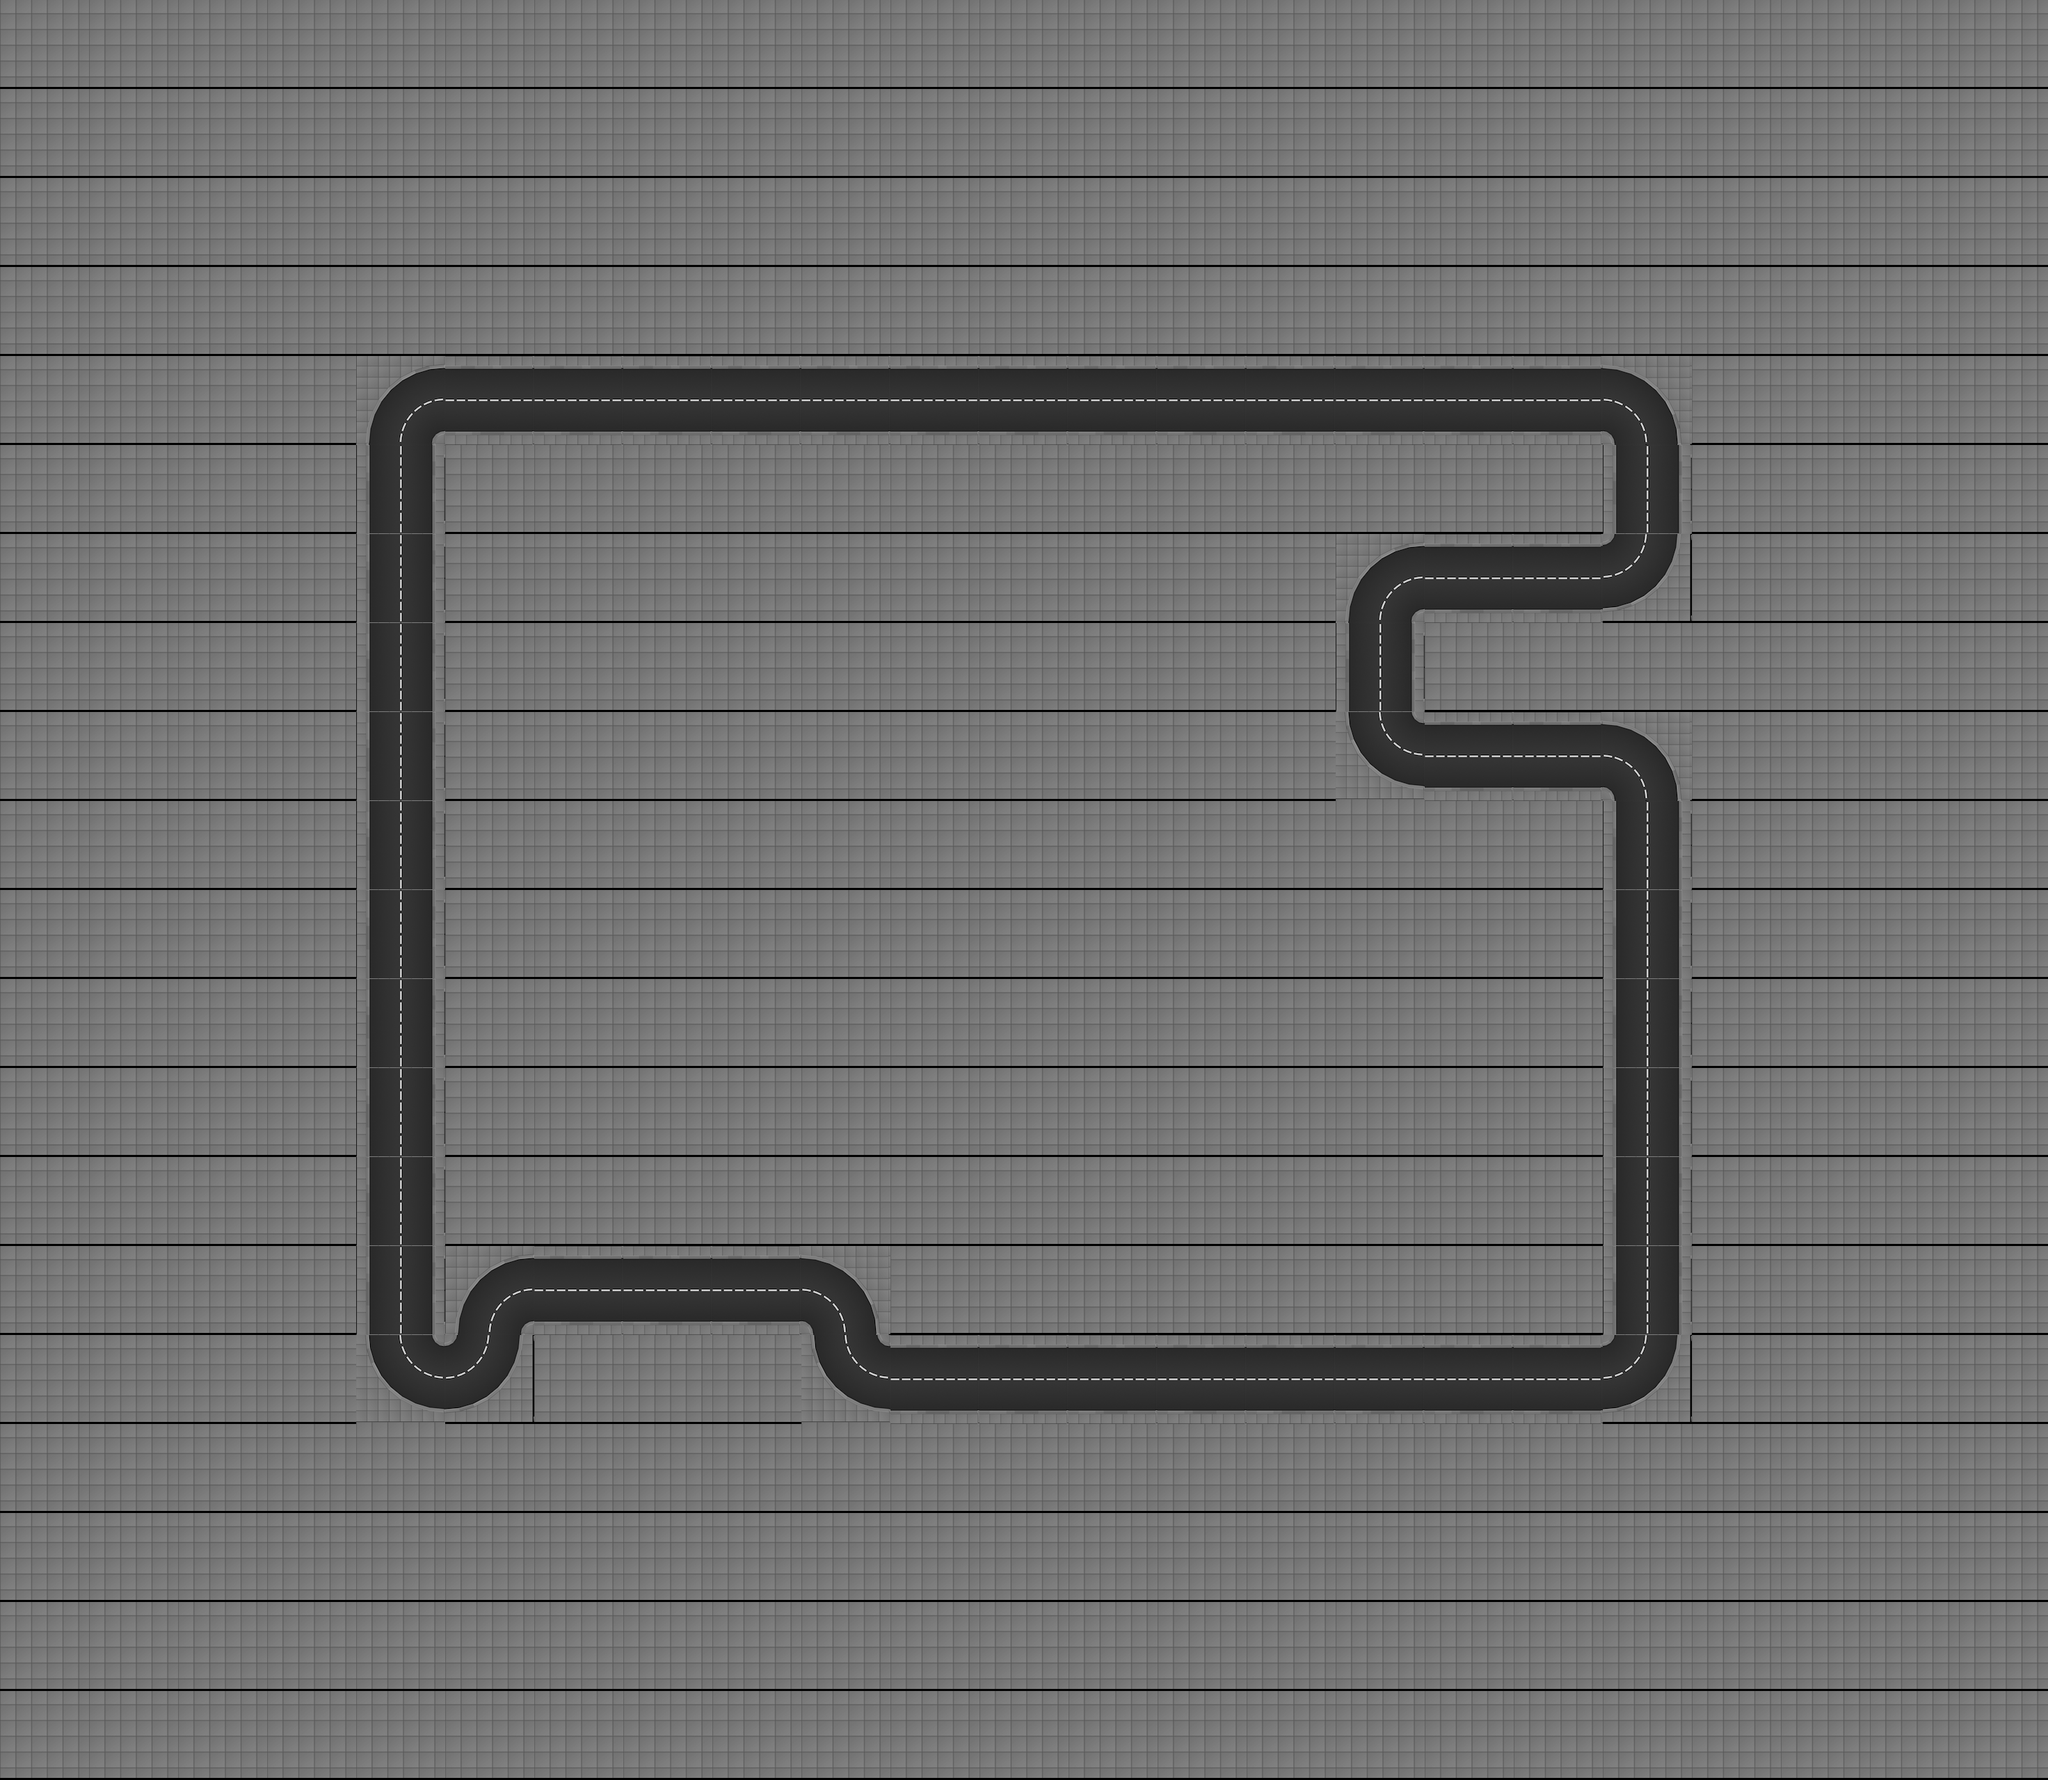

This game map was drawn from its Tiled (.tmx) file and the tilesets committed beside it. A one-line description and the trimmed map source follow:
An orthogonal 23x20 tile map with 128x128 px tiles, 1 tile layer (track), 2 tilesets and 418 objects (44x appartment_roof_01, 26x office_06_ground_floor, 26x office_06_floor, 17x appartment_ground_floor_01, 16x office_07_ground_floor, ...).

<map height="20" infinite="0" nextlayerid="1" nextobjectid="1" orientation="orthogonal" renderorder="right-down" tiledversion="1.2.2" tileheight="128" tilewidth="128" version="1.2" width="23"><tileset firstgid="1" source="../../gbResources/set_tiles.tsx" /><tileset firstgid="134" source="../../gbResources/set_objects.tsx" /><layer height="20" id="1" name="track" width="23"><data>[460 cells, 460 non-empty, 7 distinct tile ids]</data></layer><objectgroup id="1" name="walls"><object id="1" x="512" y="640"><polyline points="16,0 32,-64 64,-96 128,-112" /></object><object id="2" x="512" y="640"><polyline points="112,0 114,-8 120,-14 128,-16" /></object><object id="3" x="512" y="704.0"><polyline points="16,-64 16,64" /></object><object id="4" x="512" y="704.0"><polyline points="112,-64 112,64" /></object><object id="5" x="512" y="832.0"><polyline points="16,-64 16,64" /></object><object id="6" x="512" y="832.0"><polyline points="112,-64 112,64" /></object><object id="7" x="512" y="960.0"><polyline points="16,-64 16,64" /></object><object id="8" x="512" y="960.0"><polyline points="112,-64 112,64" /></object><object id="9" x="512" y="1088.0"><polyline points="16,-64 16,64" /></object><object id="10" x="512" y="1088.0"><polyline points="112,-64 112,64" /></object><object id="11" x="512" y="1216.0"><polyline points="16,-64 16,64" /></object><object id="12" x="512" y="1216.0"><polyline points="112,-64 112,64" /></object><object id="13" x="512" y="1344.0"><polyline points="16,-64 16,64" /></object><object id="14" x="512" y="1344.0"><polyline points="112,-64 112,64" /></object><object id="15" x="512" y="1472.0"><polyline points="16,-64 16,64" /></object><object id="16" x="512" y="1472.0"><polyline points="112,-64 112,64" /></object><object id="17" x="512" y="1600.0"><polyline points="16,-64 16,64" /></object><object id="18" x="512" y="1600.0"><polyline points="112,-64 112,64" /></object><object id="19" x="512" y="1728.0"><polyline points="16,-64 16,64" /></object><object id="20" x="512" y="1728.0"><polyline points="112,-64 112,64" /></object><object id="21" x="512" y="1856.0"><polyline points="16,-64 16,64" /></object><object id="22" x="512" y="1856.0"><polyline points="112,-64 112,64" /></object><object id="23" x="512" y="2048"><polyline points="16,-128 32,-64 64,-32 128,-16" /></object><object id="24" x="512" y="2048"><polyline points="112,-128 114,-120 120,-114 128,-112" /></object><object id="25" x="640" y="592.0"><polyline points="0,-64 128,-64" /></object><object id="26" x="640" y="560.0"><polyline points="0,64 128,64" /></object><object id="27" x="640" y="1920"><polyline points="16,0 32,-64 64,-96 128,-112" /></object><object id="28" x="640" y="1920"><polyline points="112,0 114,-8 120,-14 128,-16" /></object><object id="29" x="640" y="2048"><polyline points="112,-128 96,-64 64,-32 0,-16" /></object><object id="30" x="640" y="2048"><polyline points="16,-128 14,-120 8,-114 0,-112" /></object><object id="31" x="768" y="592.0"><polyline points="0,-64 128,-64" /></object><object id="32" x="768" y="560.0"><polyline points="0,64 128,64" /></object><object id="33" x="768" y="1872.0"><polyline points="0,-64 128,-64" /></object><object id="34" x="768" y="1840.0"><polyline points="0,64 128,64" /></object><object id="35" x="896" y="592.0"><polyline points="0,-64 128,-64" /></object><object id="36" x="896" y="560.0"><polyline points="0,64 128,64" /></object><object id="37" x="896" y="1872.0"><polyline points="0,-64 128,-64" /></object><object id="38" x="896" y="1840.0"><polyline points="0,64 128,64" /></object><object id="39" x="1024" y="592.0"><polyline points="0,-64 128,-64" /></object><object id="40" x="1024" y="560.0"><polyline points="0,64 128,64" /></object><object id="41" x="1024" y="1872.0"><polyline points="0,-64 128,-64" /></object><object id="42" x="1024" y="1840.0"><polyline points="0,64 128,64" /></object><object id="43" x="1152" y="592.0"><polyline points="0,-64 128,-64" /></object><object id="44" x="1152" y="560.0"><polyline points="0,64 128,64" /></object><object id="45" x="1152" y="1920"><polyline points="0,-112 64,-96 96,-64 112,0" /></object><object id="46" x="1152" y="1920"><polyline points="0,-16 8,-14 14,-8 16,0" /></object><object id="47" x="1152" y="2048"><polyline points="16,-128 32,-64 64,-32 128,-16" /></object><object id="48" x="1152" y="2048"><polyline points="112,-128 114,-120 120,-114 128,-112" /></object><object id="49" x="1280" y="592.0"><polyline points="0,-64 128,-64" /></object><object id="50" x="1280" y="560.0"><polyline points="0,64 128,64" /></object><object id="51" x="1280" y="2000.0"><polyline points="0,-64 128,-64" /></object><object id="52" x="1280" y="1968.0"><polyline points="0,64 128,64" /></object><object id="53" x="1408" y="592.0"><polyline points="0,-64 128,-64" /></object><object id="54" x="1408" y="560.0"><polyline points="0,64 128,64" /></object><object id="55" x="1408" y="2000.0"><polyline points="0,-64 128,-64" /></object><object id="56" x="1408" y="1968.0"><polyline points="0,64 128,64" /></object><object id="57" x="1536" y="592.0"><polyline points="0,-64 128,-64" /></object><object id="58" x="1536" y="560.0"><polyline points="0,64 128,64" /></object><object id="59" x="1536" y="2000.0"><polyline points="0,-64 128,-64" /></object><object id="60" x="1536" y="1968.0"><polyline points="0,64 128,64" /></object><object id="61" x="1664" y="592.0"><polyline points="0,-64 128,-64" /></object><object id="62" x="1664" y="560.0"><polyline points="0,64 128,64" /></object><object id="63" x="1664" y="2000.0"><polyline points="0,-64 128,-64" /></object><object id="64" x="1664" y="1968.0"><polyline points="0,64 128,64" /></object><object id="65" x="1792" y="592.0"><polyline points="0,-64 128,-64" /></object><object id="66" x="1792" y="560.0"><polyline points="0,64 128,64" /></object><object id="67" x="1792" y="2000.0"><polyline points="0,-64 128,-64" /></object><object id="68" x="1792" y="1968.0"><polyline points="0,64 128,64" /></object><object id="69" x="1920" y="592.0"><polyline points="0,-64 128,-64" /></object><object id="70" x="1920" y="560.0"><polyline points="0,64 128,64" /></object><object id="71" x="1920" y="896"><polyline points="16,0 32,-64 64,-96 128,-112" /></object><object id="72" x="1920" y="896"><polyline points="112,0 114,-8 120,-14 128,-16" /></object><object id="73" x="1920" y="960.0"><polyline points="16,-64 16,64" /></object><object id="74" x="1920" y="960.0"><polyline points="112,-64 112,64" /></object><object id="75" x="1920" y="1152"><polyline points="16,-128 32,-64 64,-32 128,-16" /></object><object id="76" x="1920" y="1152"><polyline points="112,-128 114,-120 120,-114 128,-112" /></object><object id="77" x="1920" y="2000.0"><polyline points="0,-64 128,-64" /></object><object id="78" x="1920" y="1968.0"><polyline points="0,64 128,64" /></object><object id="79" x="2048" y="592.0"><polyline points="0,-64 128,-64" /></object><object id="80" x="2048" y="560.0"><polyline points="0,64 128,64" /></object><object id="81" x="2048" y="848.0"><polyline points="0,-64 128,-64" /></object><object id="82" x="2048" y="816.0"><polyline points="0,64 128,64" /></object><object id="83" x="2048" y="1104.0"><polyline points="0,-64 128,-64" /></object><object id="84" x="2048" y="1072.0"><polyline points="0,64 128,64" /></object><object id="85" x="2048" y="2000.0"><polyline points="0,-64 128,-64" /></object></objectgroup><objectgroup id="2" name="route"><!-- 1 objects omitted --></objectgroup><objectgroup id="3" name="lights"><!-- 58 objects omitted --></objectgroup><objectgroup id="4" name="slow_motion_triggers"><!-- 12 objects omitted --></objectgroup><objectgroup id="5" name="speed_up_triggers"><!-- 9 objects omitted --></objectgroup><objectgroup id="6" name="buildings"><!-- 218 objects omitted --></objectgroup><objectgroup id="7" name="spawners"><!-- 4 objects omitted --></objectgroup></map>
<!-- 333 of 418 objects omitted -->
